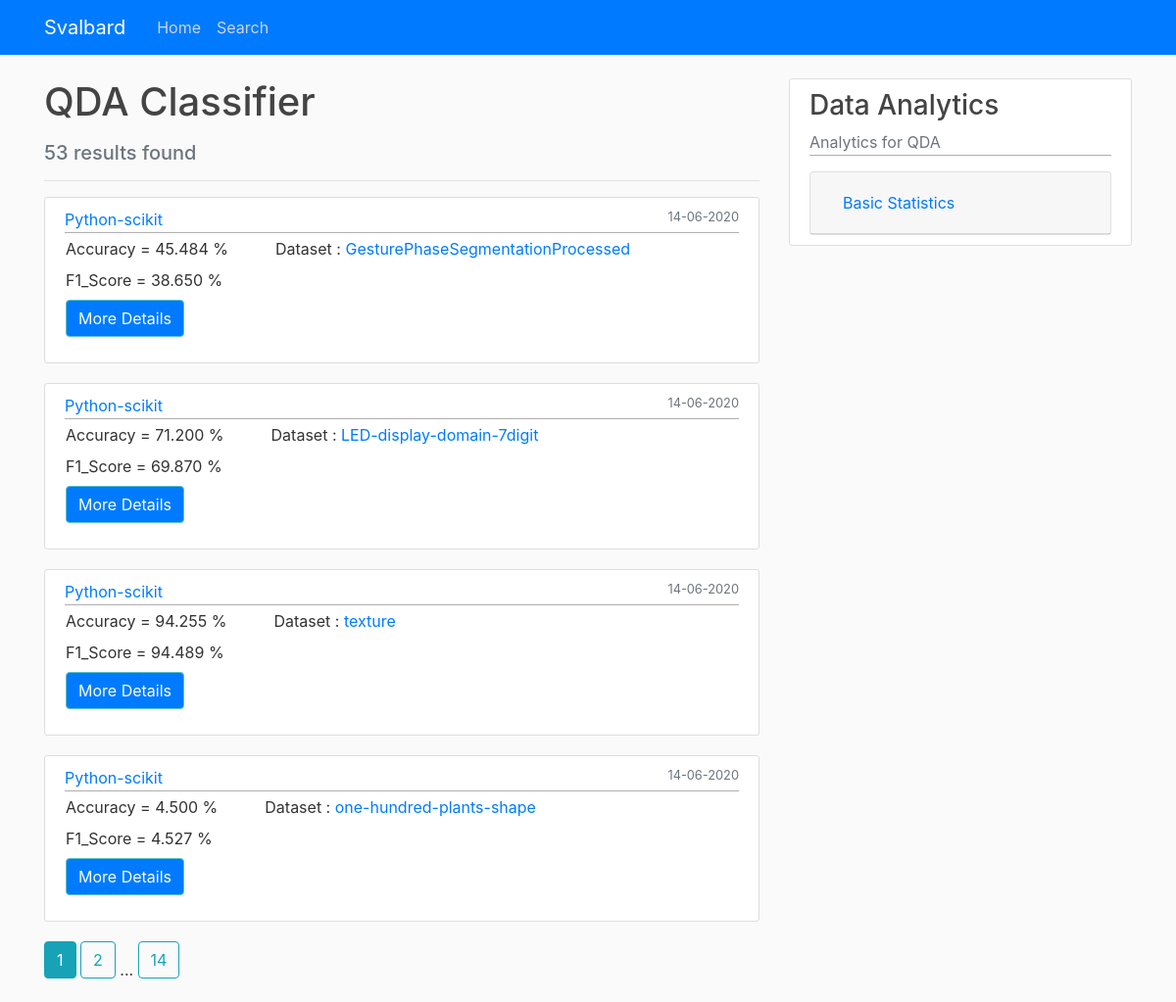
Screenshot of /task/QDA with the database file from the repository.
### Svalbard/models.py (models this page shows, shortened)
class Dataset(db.Model):
    id = db.Column(db.Integer, primary_key=True)
    fID = db.Column(db.String(100), unique=True, nullable=False)
    dataset_name = db.Column(db.String(50), unique=True, nullable=False)
    csv_link = db.Column(db.String(150), unique=True,
                         nullable=False, default='Web')
    size = db.Column(db.Integer, default=0)
    Meta = db.relationship('Metadata', backref='details', lazy=True)
    data = db.relationship('Result', backref='dataset', lazy=True)

### Svalbard/routes.py (the view)
@app.route("/task/<string:task>")
def ML_task(task):
    page = request.args.get('page', 1, type=int)
    results = Result.query.filter_by(task=task).order_by(
        Result.date_posted.desc())
    results1 = results.paginate(page=page, per_page=4)
    count = results.count()
    def getdatasetAnalytics():
        Analytics = {}
        Analytics['Accuracy'] = {}
        Analytics['Accuracy']['Mean'] = np.mean(
            [result.details.Accuracy for result in results])
        Analytics['Accuracy']['Median'] = np.median(
            [result.details.Accuracy for result in results])
        Analytics['Accuracy']['Std'] = np.std(
            [result.details.Accuracy for result in results])
        Analytics['Accuracy']['Q1'] = np.quantile(
            [result.details.Accuracy for result in results], 0.25)
        Analytics['Accuracy']['Q3'] = np.quantile(
            [result.details.Accuracy for result in results], 0.75)
        Analytics['F1 Score'] = {}
        Analytics['F1 Score']['Mean'] = np.mean(
            [result.details.F1_Score for result in results])
        Analytics['F1 Score']['Median'] = np.median(
            [result.details.F1_Score for result in results])
        Analytics['F1 Score']['Std'] = np.std(
            [result.details.F1_Score for result in results])
        Analytics['F1 Score']['Q1'] = np.quantile(
            [result.details.F1_Score for result in results], 0.25)
        Analytics['F1 Score']['Q3'] = np.quantile(
            [result.details.F1_Score for result in results], 0.75)
        return Analytics
    Analytics = getdatasetAnalytics()
    return render_template('task.html', title='Task', task=task, results=results1, count=count, analytics=Analytics)

### Svalbard/templates/task.html (shortened to what this page needs)
{% extends "layout.html" %}
{% block content %}
    <h1 class="mb-3">{{ task }} Classifier</h1>
    <h5 class="mb-2 text-muted">{{count}} results found</h5>
    <hr>
    {% for result in results.items %}
        <article class="media content-section">
          <div class="media-body">
            <div class="article-metadata">
              <a class="mr-2" href="{{ url_for('ML_platform', platform=result.platform) }}">{{ result.platform}}</a>
              <small class="text-muted float-right">{{ result.date_posted.strftime('%d-%m-%Y') }}</small>
            </div>
            <div class='row mr-2'>
              <div class='column ml-3'>
                <div>Accuracy = {{'%0.3f' | format(result.details.Accuracy *100)}} %</div>
                <div class='mt-2'>F1_Score = {{'%0.3f' | format(result.details.F1_Score *100)}} %</div>
                <p class='mt-2'>
                  <button class="btn newRule btn-primary collapsed" type="button" data-toggle="collapse" data-target="#collapseExample - {{result.id}}" aria-expanded="false" aria-controls="collapseExample">
                  </button>
                </p>
              </div>
              <div class='column mx-5'>
                <div>Dataset : <a href="{{ url_for('ML_dataset', dataset=result.dataset.id) }}">{{ result.dataset.dataset_name}}</a></div>
              </div>
            </div>
          </div>
        </article>
    {% endfor %}
    {% for page_num in results.iter_pages(left_edge=1, right_edge=1, left_current=1, right_current=2) %}
      {% if page_num %}
        {% if results.page == page_num %}
          <a class="btn btn-info mb-4" href="{{ url_for('ML_task', page=page_num, task=task) }}">{{ page_num }}</a>
        {% else %}
          <a class="btn btn-outline-info mb-4" href="{{ url_for('ML_task', page=page_num, task=task) }}">{{ page_num }}</a>
        {% endif %}
      {% else %}
        ...
      {% endif %}
    {% endfor %}
{% endblock content %}
{% block sidebar %}
  <div class="col-md-4">
    <div class="content-section">
      <h3>Data Analytics</h3>
      <p class='text-muted article-metadata mb-3'>Analytics for {{task}}</p>
      <div id="accordion">
        <div class="card">
          <div class="card-header" id="headingOne">
            <h5 class="mb-0">
              <button class="btn btn-link collapsed" data-toggle="collapse" data-target="#collapseOne" aria-expanded="false" aria-controls="collapseOne">
                Basic Statistics
              </button>
            </h5>
          </div>
        </div>
      </div>
    </div>
  </div>
  {% endblock sidebar%}

### Svalbard/static/main.css (style rules this page uses)
body { background: #fafafa; color: #333333; margin-top: 5rem; }
h1, h2, h3, h4, h5, h6 { color: #444444; }
.content-section { background: #ffffff; padding: 10px 20px; border: 1px solid #dddddd; border-radius: 3px; margin-bottom: 20px; }
.article-metadata { padding-bottom: 1px; margin-bottom: 4px; border-bottom: 1px solid #e3e3e3 }
.article-metadata { padding-bottom: 1px; margin-bottom: 4px; border-bottom: 1px solid #afafb1 }
button.btn.collapsed.newRule:before { content:'More Details' ; }
button.btn.newRule:before { content:'Less Details' ; }
.btn-primary { color: #fafdff; background-color: bg-primary; border-color: #5bc2c2 }

### rows the page displays
Dataset: dataset.dataset_name "GesturePhaseSegmentationProcessed"
Dataset: dataset.dataset_name "LED-display-domain-7digit"
Dataset: dataset.dataset_name "texture"
Dataset: dataset.dataset_name "one-hundred-plants-shape"

### other values shown
{{ task }} "QDA"
{{ count }} "53"
{{ result.platform }} "Python-scikit" "Python-scikit" "Python-scikit" "Python-scikit"
{{ result.date_posted.strftime('%d-%m-%Y') }} "14-06-2020" "14-06-2020" "14-06-2020" "14-06-2020"
{{ '%0.3f' | format(result.details.Accuracy *100) }} "45.484" "71.200" "94.255" "4.500"
{{ '%0.3f' | format(result.details.F1_Score *100) }} "38.650" "69.870" "94.489" "4.527"
{{ page_num }} "1"
{{ page_num }} "2" "14"
